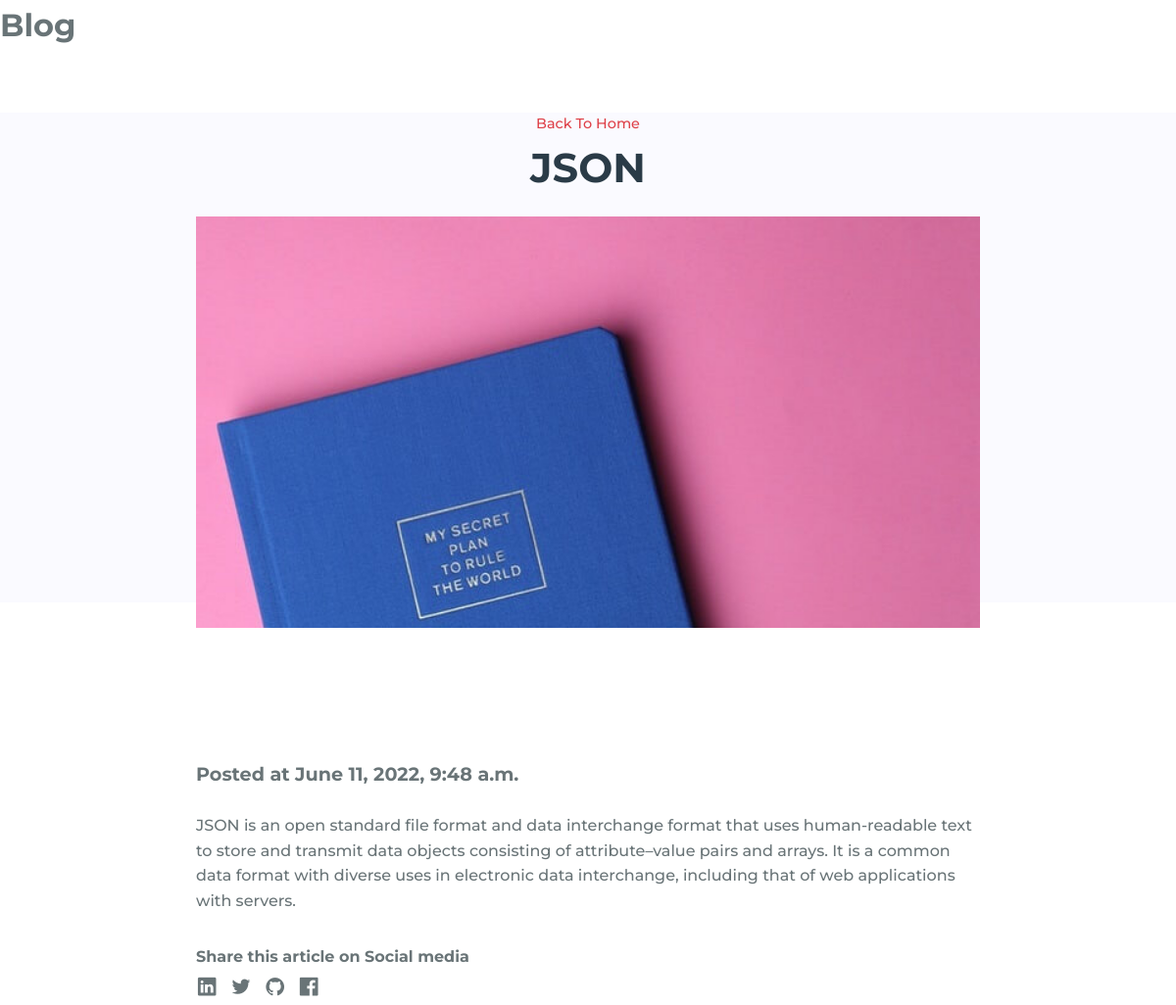
Page /2/ on the committed database.
### portfolio/models.py (models this page shows, shortened)
class Blog(models.Model):
    blog_category = models.CharField(max_length=50)
    post_title = models.CharField(max_length=100)
    post_date = models.DateTimeField(auto_now=True)
    description = RichTextField(blank=True, null=True)
    content_upload = RichTextUploadingField(blank=True, null=True)
    post_img = models.ImageField(upload_to='picture/')
    slug = models.SlugField(max_length=250, blank=True, null=True)
    updated = models.DateTimeField(auto_now=True)

### portfolio/views.py (the view)
# urls.py: path('<slug>/',views.detail_blog_view, name='detail'),
def detail_blog_view(request, slug):
    context = {}
    blog_post = get_object_or_404(Blog, slug=slug)
    context['blog_post'] = blog_post
    return render(request, 'blog_detail.html', context)

### portfolio/templates/blog_detail.html
{% extends 'base.html' %}
{% load static %}
   {% block content %}
   <header class="1-header">
    <div class=".nav__log">
            <H1>Blog</H1>
    </div>
</header>
<section class="post-header">
    <div class="header-content post-container">
        <a href="{% url 'index' %}" class="back-home">Back To Home</a>
        <h1 class="header-title">{{ blog_post.post_title }}</h1>
        <img src="{{ blog_post.post_img.url }}" class="header-img" alt="">
    </div>
    </section>
    <section class="post-content post-container">
        <h2 class="sub-heading">Posted at {{ blog_post.post_date }}</h2>
        <p class="post-text">
            {{ blog_post.description|safe }}
        </p>
        <div class="footer__data">
            <h2 class="share__title">Share this article on Social media</h2>
        <a href="https://www.linkedin.com" target="_blank"  class="footer__social"><i class="uil uil-linkedin"></i></a>
        <a href="https://twitter.com" target="_blank"  class="footer__social"><i class="uil uil-twitter"></i></a>
        <a href="https://github.com/"  class="footer__social"><i class="uil uil-github"></i></a>
        <a href="https://facebook.com/"  class="footer__social"><i class="uil uil-facebook"></i></a>
        </div>
    </section>
   {% endblock content %}

### static/assets/css/styles.css (style rules this page uses)
:root { --header-height: 3rem; --font-medium: 500; }
:root { --first-color: #DE4148; --white-color: #FAFAFF; --dark-color: #2A3B47; --text-color: #697477; }
:root { --body-font: 'Montserrat', sans-serif; --big-font-size: 6.25rem; --h2-font-size: 1.25rem; --normal-font-size: .938rem; --small-font-size: .813rem; }
@media screen and (min-width: 768px) { :root { --big-font-size: 10.5rem; --h2-font-size: 2rem; --normal-font-size: 1rem; --small-font-size: .875rem; } }
:root { --mb-1: .5rem; --mb-2: 1rem; --mb-3: 1.5rem; --mb-4: 2rem; }
:root { --z-fixed: 100; }
*,::before,::after { box-sizing: border-box; }
html { scroll-behavior: smooth; }
body { margin: var(--header-height) 0 0 0; font-family: var(--body-font); font-size: var(--normal-font-size); font-weight: var(--font-medium); color: var(--text-color); line-height: 1.6; }
h1,h2,p { margin: 0; }
a { text-decoration: none; color: var(--text-color); }
img { max-width: 100%; height: auto; display: block; }
.post-header { width: 100%; height: 500px; background: #FAFAFF; }
.post-container { max-width: 800px; margin: auto; width: 100%; }
.header-content { display: flex; flex-direction: column; align-items: center; margin-top: 4rem !important; }
.back-home { color: #DE4148; font-size: 0.9rem; }
.header-title { width: 90%; font-size: 2.6rem; color: #2A3B47; text-align: center; margin-bottom: 1rem; }
.header-img { width: 100%; height: 420px; object-fit: cover; object-position: center; }
.post-content { margin-top: 10rem !important; }
.sub-heading { font-size: 1.2rem; }
.post-text { font-size: 1rem; line-height: 1.7rem; margin: 1rem 0; text-align: justify; margin-bottom: 1.5em; }
.share__title { font-size: 1rem; margin-top: 2rem; }
.footer__social { font-size: 1.4rem; margin-right: var(--mb-1); }
@media screen and (min-width: 768px) { body { margin: 0; } }

### rows in the picture
Blog: post_title "JSON", post_img (picture), post_date "June 11, 2022, 9:48 a.m.", description "JSON is an open standard file format and data interchange format that uses human-readable text to store and transmit data objects consisting of attribute–value pairs and arrays. It is a common data format with diverse uses in electronic data interchange, including that of web applications with servers."
